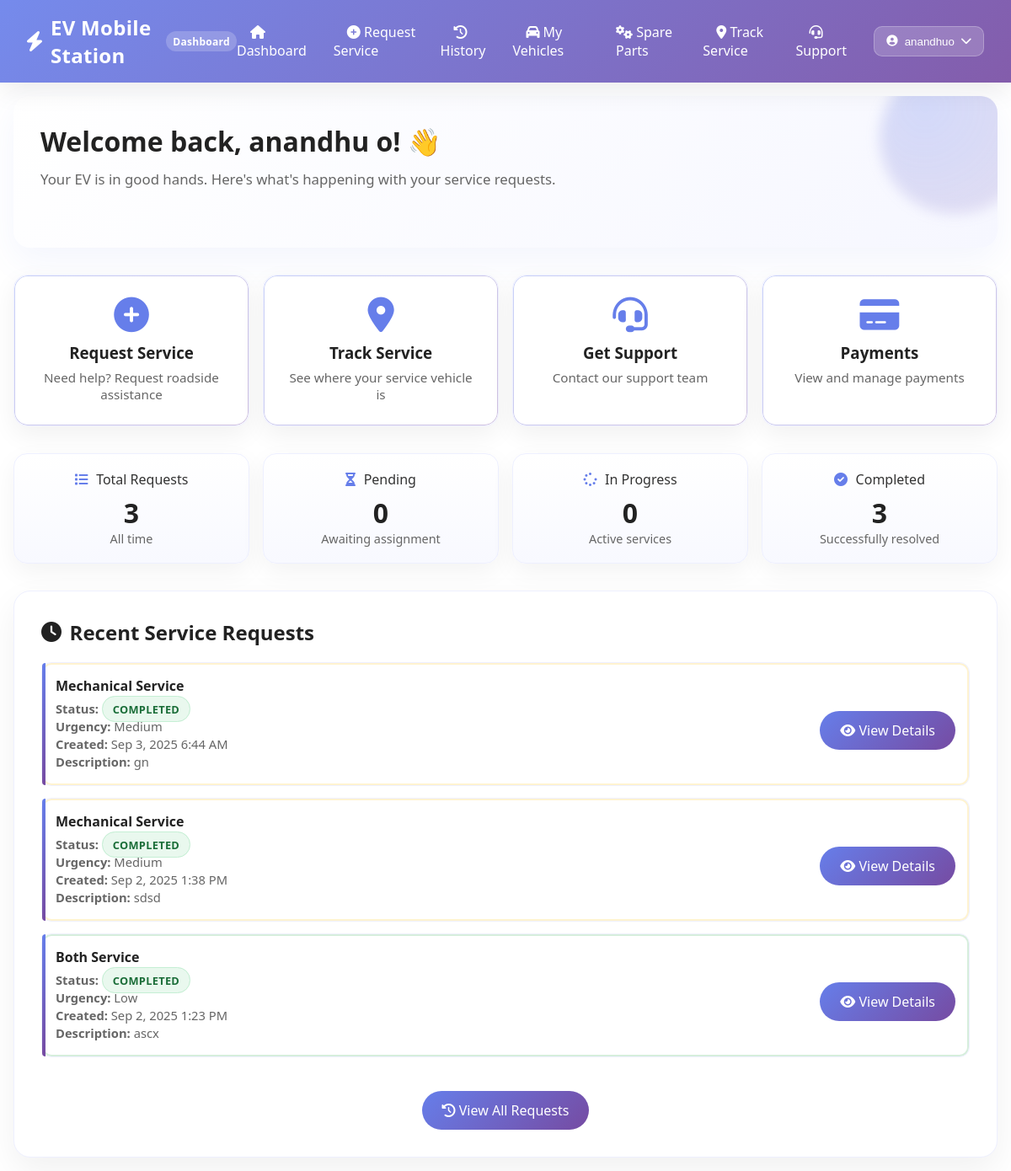
Page /dashboard.php (signed in) on the committed database.
### tables this page shows
CREATE TABLE `users` (
  `id` int(11) NOT NULL,
  `username` varchar(50) NOT NULL,
  `email` varchar(100) NOT NULL,
  `password` varchar(255) NOT NULL,
  `full_name` varchar(100) NOT NULL,
  `phone` varchar(20) DEFAULT NULL,
  `vehicle_model` varchar(100) DEFAULT NULL,
  `vehicle_plate` varchar(20) DEFAULT NULL,
  `created_at` timestamp NOT NULL DEFAULT current_timestamp(),
  `updated_at` timestamp NOT NULL DEFAULT current_timestamp() ON UPDATE current_timestamp()
);

CREATE TABLE `service_requests` (
  `id` int(11) NOT NULL,
  `user_id` int(11) NOT NULL,
  `user_vehicle_id` int(11) DEFAULT NULL,
  `request_type` enum('charging','mechanical','both') NOT NULL,
  `vehicle_location_lat` decimal(10,8) NOT NULL,
  `vehicle_location_lng` decimal(11,8) NOT NULL,
  `description` text DEFAULT NULL,
  `urgency_level` enum('low','medium','high','emergency') DEFAULT 'medium',
  `status` enum('pending','assigned','in_progress','completed','cancelled') DEFAULT 'pending',
  `assigned_vehicle_id` int(11) DEFAULT NULL,
  `assigned_technician_id` int(11) DEFAULT NULL,
  `estimated_arrival_time` datetime DEFAULT NULL,
  `actual_arrival_time` datetime DEFAULT NULL,
  `completion_time` datetime DEFAULT NULL,
  `total_cost` decimal(10,2) DEFAULT NULL,
  `payment_status` enum('pending','paid','failed') DEFAULT 'pending',
  `created_at` timestamp NOT NULL DEFAULT current_timestamp(),
  `updated_at` timestamp NOT NULL DEFAULT current_timestamp() ON UPDATE current_timestamp()
);

### config/database.php (called while the page is built, shortened)
<?php
class Database {
    private $host = 'localhost';
    private $db_name = 'ev_mobile_station';
    private $username = 'root';
    private $password = '';
    private $conn;
    private static $instance = null;
    public static function getInstance() {
        if (self::$instance === null) {
            self::$instance = new self();
        }
        return self::$instance;
    }
    public function getConnection() {
        if ($this->conn === null) {
            try {
                $this->conn = new PDO(
                    "mysql:host=" . $this->host . ";dbname=" . $this->db_name . ";charset=utf8mb4",
                    $this->username,
                    $this->password,
                    array(
                        PDO::ATTR_ERRMODE => PDO::ERRMODE_EXCEPTION,
                        PDO::ATTR_DEFAULT_FETCH_MODE => PDO::FETCH_ASSOC,
                        PDO::MYSQL_ATTR_INIT_COMMAND => "SET NAMES utf8mb4",
                        PDO::ATTR_PERSISTENT => false,
                        PDO::ATTR_EMULATE_PREPARES => false
                    )
                );
            } catch(PDOException $exception) {
                error_log("Database connection error: " . $exception->getMessage());
                throw new Exception("Database connection failed: " . $exception->getMessage());
            }
        }
        return $this->conn;
    }
    public function executeQuery($sql, $params = []) {
        try {
            $conn = $this->getConnection();
            $stmt = $conn->prepare($sql);
            $stmt->execute($params);
            return $stmt;
        } catch (Exception $e) {
            error_log("Query execution error: " . $e->getMessage());
            throw new Exception("Query execution failed: " . $e->getMessage());
        }
    }
}
?>

### includes/functions.php (called while the page is built, shortened)
<?php
require_once __DIR__ . '/../config/database.php';
class UserManager {
    private $db;
    public function __construct() {
        $this->db = Database::getInstance();
    }
    public function getUserById($id) {
        try {
            $sql = "SELECT id, username, email, full_name, phone, vehicle_model, vehicle_plate, created_at FROM users WHERE id = ?";
            $stmt = $this->db->executeQuery($sql, [$id]);
            return $stmt->fetch();
        } catch (Exception $e) {
            error_log("Get user error: " . $e->getMessage());
            return false;
        }
    }
}
class ServiceRequestManager {
    private $db;
    public function __construct() {
        $this->db = Database::getInstance();
    }
    public function getRequestsByUser($user_id) {
        try {
            $sql = "SELECT sr.*, sv.vehicle_number, t.full_name as technician_name
                    FROM service_requests sr
                    LEFT JOIN service_vehicles sv ON sr.assigned_vehicle_id = sv.id
                    LEFT JOIN technicians t ON sr.assigned_technician_id = t.id
                    WHERE sr.user_id = ?
                    ORDER BY sr.created_at DESC";
            $stmt = $this->db->executeQuery($sql, [$user_id]);
            return $stmt->fetchAll();
        } catch (Exception $e) {
            error_log("Get user requests error: " . $e->getMessage());
            return [];
        }
    }
}
class UtilityFunctions {
    public static function formatDateTime($datetime) {
        return date('M j, Y g:i A', strtotime($datetime));
    }
}
?>

### dashboard.php (the view, shortened to what this page needs)
<?php
require_once 'config/config.php';
require_once 'includes/functions.php';
$userManager = new UserManager();
$serviceRequestManager = new ServiceRequestManager();
try {
    $user = $userManager->getUserById($_SESSION['user_id']);
    $userRequests = $serviceRequestManager->getRequestsByUser($_SESSION['user_id']);
    $recentRequests = array_slice($userRequests, 0, 5);
} catch (Exception $e) {
    $user = null;
    $userRequests = [];
    $recentRequests = [];
}
?>
<!DOCTYPE html>
<html lang="en">
<head>
    <link href="https://cdnjs.cloudflare.com/ajax/libs/font-awesome/6.0.0/css/all.min.css" rel="stylesheet">
</head>
<body>
    <nav class="navbar">
        <div class="navbar-content">
            <a href="index.php" class="navbar-brand">
                <i class="fas fa-bolt"></i> EV Mobile Station
                <span class="brand-badge">Dashboard</span>
            </a>
            <ul class="navbar-nav">
                <li><a href="dashboard.php"><i class="fas fa-home"></i> Dashboard</a></li>
                <li><a href="request-service.php"><i class="fas fa-plus-circle"></i> Request Service</a></li>
                <li><a href="service-history.php"><i class="fas fa-history"></i> History</a></li>
                <li><a href="vehicles.php"><i class="fas fa-car"></i> My Vehicles</a></li>
                <a href="spares.php"><i class="fas fa-gears"></i> Spare Parts</a>
                <li><a href="track-service.php"><i class="fas fa-map-marker-alt"></i> Track Service</a></li>
                <li><a href="support.php"><i class="fas fa-headset"></i> Support</a></li>
                <li class="user-menu">
                    <button class="user-menu-toggle" onclick="toggleUserMenu()">
                        <i class="fas fa-user-circle"></i>
                        <?php echo htmlspecialchars($user['username'] ?? 'User'); ?>
                        <i class="fas fa-chevron-down"></i>
                    </button>
                </li>
            </ul>
        </div>
    </nav>
    <div class="main-content">
        <div class="welcome-section">
            <h1>Welcome back, <?php echo htmlspecialchars($user['full_name'] ?? 'User'); ?>! 👋</h1>
            <p>Your EV is in good hands. Here's what's happening with your service requests.</p>
        </div>
        <div class="quick-actions">
            <a href="request-service.php" class="action-card">
                <i class="fas fa-plus-circle"></i>
                <h3>Request Service</h3>
                <p>Need help? Request roadside assistance</p>
            </a>
            <a href="track-service.php" class="action-card">
                <i class="fas fa-map-marker-alt"></i>
                <h3>Track Service</h3>
                <p>See where your service vehicle is</p>
            </a>
            <a href="support.php" class="action-card">
                <i class="fas fa-headset"></i>
                <h3>Get Support</h3>
                <p>Contact our support team</p>
            </a>
            <a href="payments.php" class="action-card">
                <i class="fas fa-credit-card"></i>
                <h3>Payments</h3>
                <p>View and manage payments</p>
            </a>
        </div>
        <div class="stats-section">
            <div class="stat-card">
                <div class="stat-top"><i class="fas fa-list"></i><span>Total Requests</span></div>
                <div class="stat-number"><?php echo count($userRequests); ?></div>
                <div class="stat-label">All time</div>
            </div>
            <div class="stat-card">
                <div class="stat-top"><i class="fas fa-hourglass-half"></i><span>Pending</span></div>
                <div class="stat-number"><?php echo count(array_filter($userRequests, function($r) { return $r['status'] === 'pending'; })); ?></div>
                <div class="stat-label">Awaiting assignment</div>
            </div>
            <div class="stat-card">
                <div class="stat-top"><i class="fas fa-spinner"></i><span>In Progress</span></div>
                <div class="stat-number"><?php echo count(array_filter($userRequests, function($r) { return $r['status'] === 'in_progress'; })); ?></div>
                <div class="stat-label">Active services</div>
            </div>
            <div class="stat-card">
                <div class="stat-top"><i class="fas fa-check-circle"></i><span>Completed</span></div>
                <div class="stat-number"><?php echo count(array_filter($userRequests, function($r) { return $r['status'] === 'completed'; })); ?></div>
                <div class="stat-label">Successfully resolved</div>
            </div>
        </div>
        <div class="recent-requests">
            <h2><i class="fas fa-clock"></i> Recent Service Requests</h2>
            <?php if (empty($recentRequests)): ?>
                <div class="no-requests">
                    <i class="fas fa-clipboard-list"></i>
                    <h3>No service requests yet</h3>
                    <p>When you request roadside assistance, it will appear here.</p>
                    <a href="request-service.php" class="view-all-btn">
                        <i class="fas fa-plus"></i> Request Your First Service
                    </a>
                </div>
            <?php else: ?>
                <?php foreach ($recentRequests as $request): ?>
                    <div class="request-item urgency-<?php echo $request['urgency_level']; ?>">
                        <div class="request-info">
                            <h4><?php echo htmlspecialchars(ucfirst($request['request_type'])); ?> Service</h4>
                            <p>
                                <strong>Status:</strong>
                                <span class="request-status status-<?php echo $request['status']; ?>">
                                    <?php echo ucfirst(str_replace('_', ' ', $request['status'])); ?>
                                </span>
                            </p>
                            <p>
                                <strong>Urgency:</strong>
                                <?php echo ucfirst($request['urgency_level']); ?>
                            </p>
                            <p>
                                <strong>Created:</strong>
                                <?php echo UtilityFunctions::formatDateTime($request['created_at']); ?>
                            </p>
                            <?php if ($request['description']): ?>
                                <p><strong>Description:</strong> <?php echo htmlspecialchars($request['description']); ?></p>
                            <?php endif; ?>
                        </div>
                        <div class="request-actions">
                            <a href="track-service.php?id=<?php echo $request['id']; ?>" class="view-all-btn">
                                <i class="fas fa-eye"></i> View Details
                            </a>
                        </div>
                    </div>
                <?php endforeach; ?>
                <div style="text-align: center; margin-top: 1.5rem;">
                    <a href="service-history.php" class="view-all-btn">
                        <i class="fas fa-history"></i> View All Requests
                    </a>
                </div>
            <?php endif; ?>
        </div>
    </div>
</body>
</html>

### rows in the picture
users: username "anandhuo", full_name "anandhu o"
service_requests: request_type "Mechanical", status "COMPLETED", urgency_level "Medium", created_at "Sep 3, 2025 6:44 AM", description "gn"
service_requests: request_type "Mechanical", status "COMPLETED", urgency_level "Medium", created_at "Sep 2, 2025 1:38 PM", description "sdsd"
service_requests: request_type "Both", status "COMPLETED", urgency_level "Low", created_at "Sep 2, 2025 1:23 PM", description "ascx"

### other values in the picture
count($userRequests) "3"
